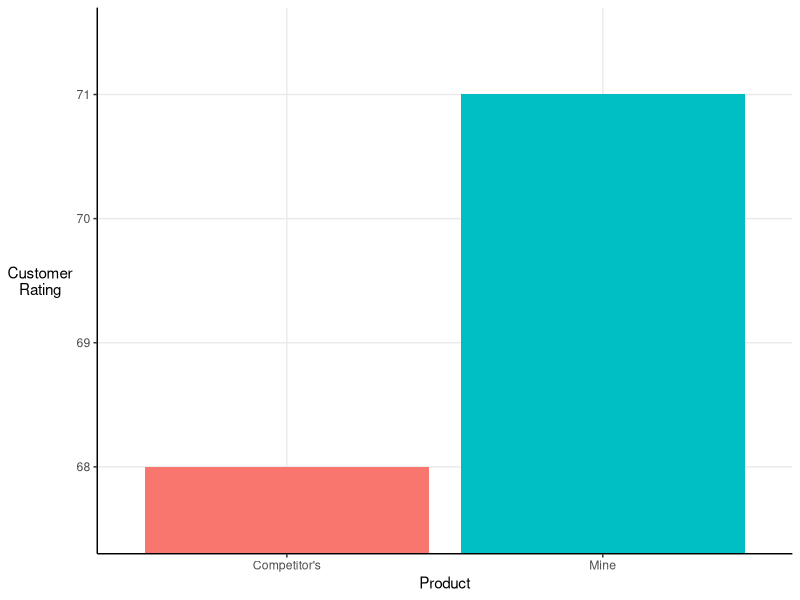
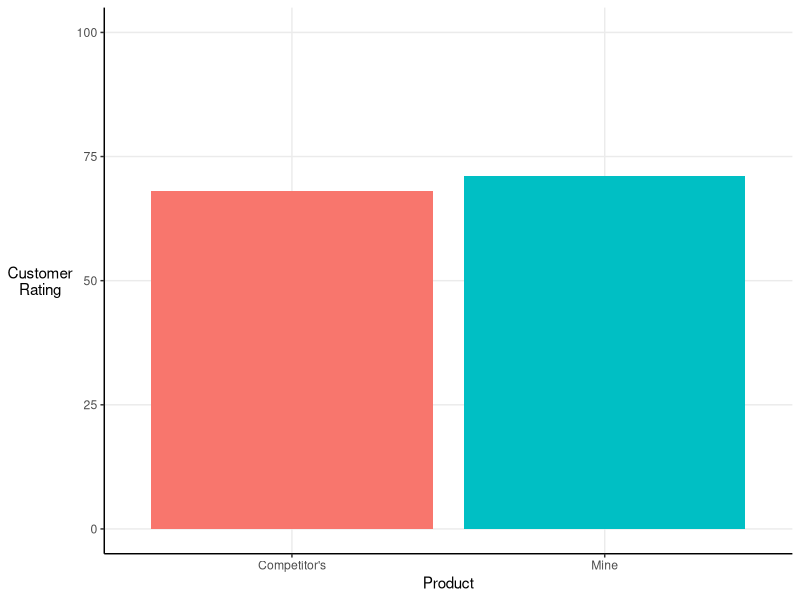
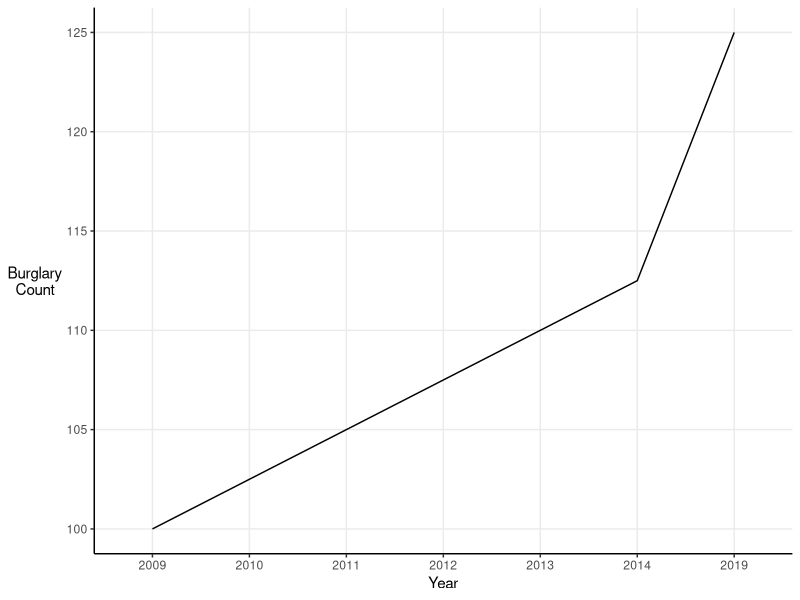
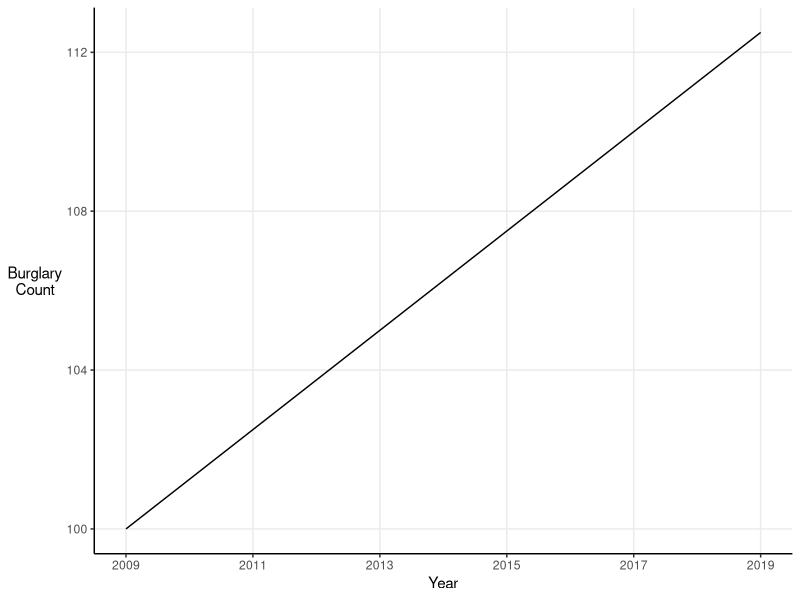
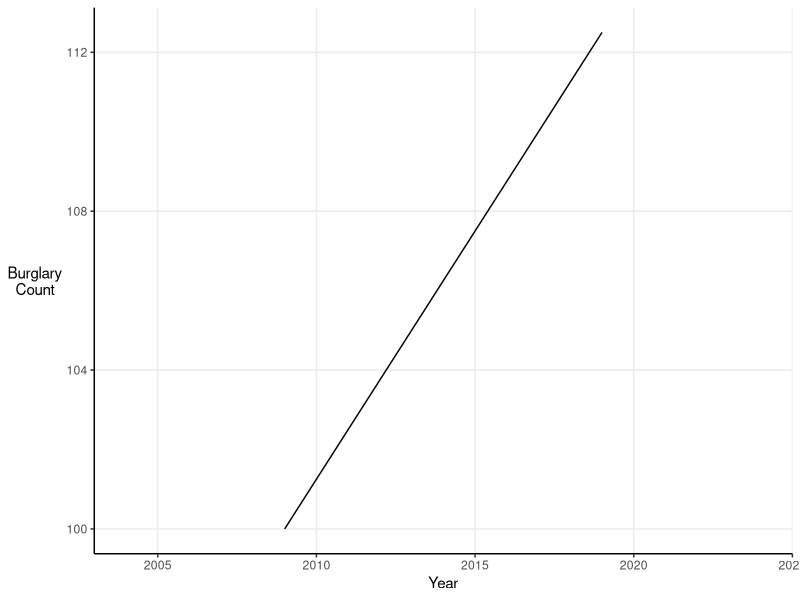
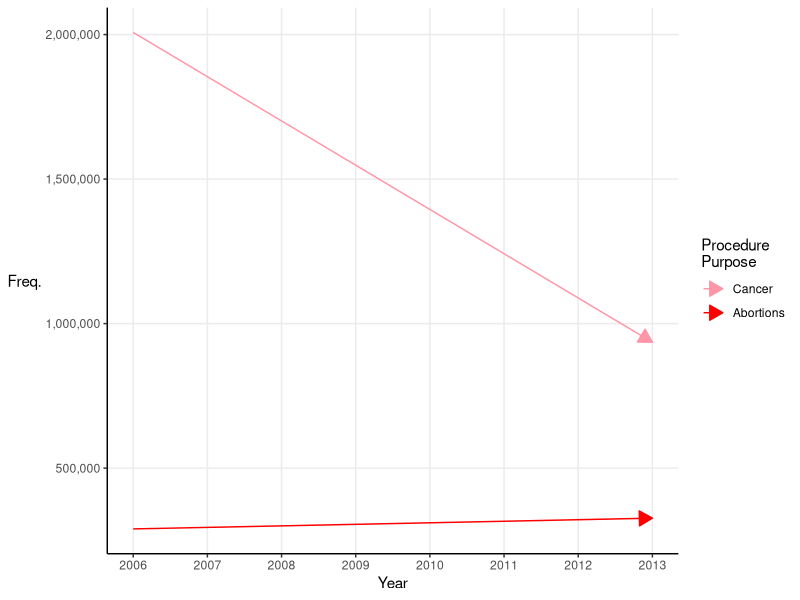
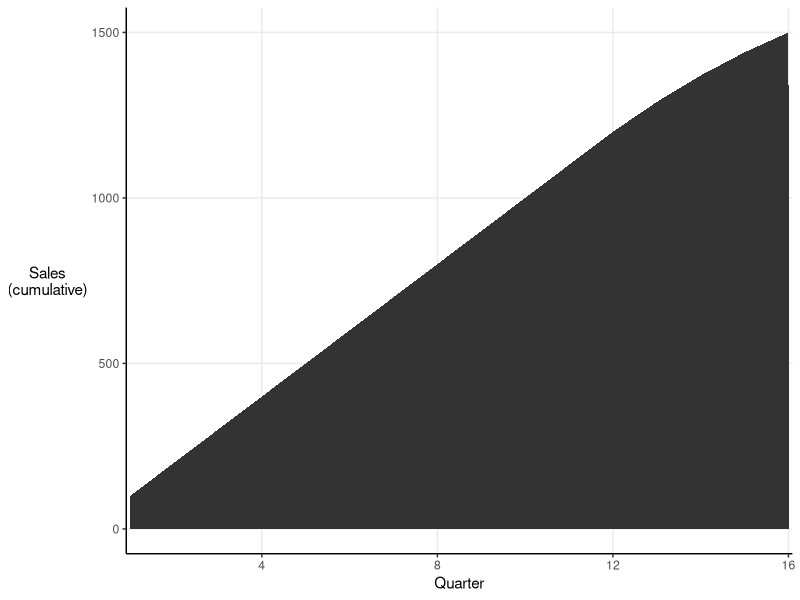
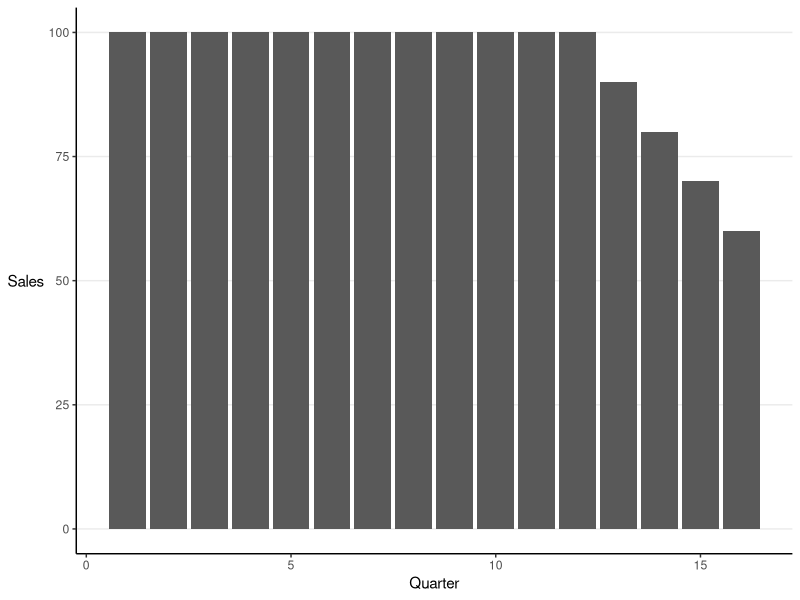

R code for these plots, in order:
## ---- chunk 1
knitr::opts_chunk$set(echo = TRUE, fig.align = "center", cache = T)

# Packages
library(tidyverse)
library(reshape2)

# Data
product_ratings <- tibble(Product = c("Mine", "Competitor's"),
                          mean_rating = c(71, 68))
quarterly_sales <- tibble(quarter = c(1:16),
                          sales = c(rep(100, 12), 90, 80, 70, 60),
                          cum_sales = cumsum(sales))
set.seed(23)
maths_test <- tibble(student = c(1:100), 
                     score = rnorm(100, 40, 20))
## ---- chunk 2
# Too high to count that high
2^34
## ---- chunk 3
# Bar chart with truncated y-axis
ggplot(product_ratings, aes(x = Product, y = mean_rating, fill = Product)) +
  geom_col() +
  scale_fill_discrete(guide = "none") +
  scale_y_continuous("Customer\nRating") +
  coord_cartesian(ylim = c(67.5, 71.5)) +
  theme_classic() +
  theme(axis.title.y = element_text(angle = 0, vjust = 0.5),
        panel.grid.major = element_line())
## ---- chunk 4
# Bar chart with truncated y-axis
ggplot(product_ratings, aes(x = Product, y = mean_rating, fill = Product)) +
  geom_col() +
  scale_fill_discrete(guide = "none") +
  scale_y_continuous("Customer\nRating", limits = c(0, 100)) +
  theme_classic() +
  theme(axis.title.y = element_text(angle = 0, vjust = 0.5),
        panel.grid.major = element_line())
## ---- chunk 5
# Discontinuous line graph
tibble(Year = c("2009", "2010", "2011", "2012", "2013", "2014", "2019"),
       burglary_count = c(100, 102.5, 105, 107.5, 110, 112.5, 125)) %>%
  ggplot(aes(x = Year, y = burglary_count)) +
  geom_line(group = 1) +
  scale_y_continuous("Burglary\nCount") +
  theme_classic() +
  theme(axis.title.y = element_text(angle = 0, vjust = 0.5),
        panel.grid.major = element_line())
## ---- chunk 6
# Regular x-axis line graph
tibble(Year = c(2009:2019), burglary_count = c(seq(100, 112.5, 1.25))) %>%
  ggplot(aes(x = Year, y = burglary_count)) +
  geom_line(group = 1) +
  scale_y_continuous("Burglary\nCount") +
  scale_x_continuous(breaks = c(2009, 2011, 2013, 2015, 2017, 2019)) +
  theme_classic() +
  theme(axis.title.y = element_text(angle = 0, vjust = 0.5),
        panel.grid.major = element_line())
## ---- chunk 7
# Elongated x-axis line graph
tibble(Year = c(2009:2019), burglary_count = c(seq(100, 112.5, 1.25))) %>%
  ggplot(aes(x = Year, y = burglary_count)) +
  geom_line(group = 1) +
  scale_y_continuous("Burglary\nCount") +
  coord_cartesian(xlim = c(2004, 2024)) +
  theme_classic() +
  theme(axis.title.y = element_text(angle = 0, vjust = 0.5),
        panel.grid.major = element_line())
## ---- chunk 8
# Correcting Chaffetz
tibble(Year = c(2006, 2013), 
       Cancer = c(2007371, 935573), 
       Abortions = c(289750, 327000)) %>%
  melt(id.vars = "Year") %>%
  ggplot(aes(x = Year, y = value, col = variable)) +
  geom_line(arrow = arrow(length = unit(0.15, "inches"), type = "closed")) +
  scale_y_continuous("Freq.", labels = scales::comma) +
  scale_x_continuous(breaks = c(2006:2013)) +
  scale_color_manual("Procedure\nPurpose",
                     values = c("Cancer" = "#FF96A7", "Abortions" = "red")) +
  theme_classic() +
  theme(axis.title.y = element_text(angle = 0, vjust = 0.5),
        panel.grid.major = element_line())
## ---- chunk 9
# Cumulative sales line graph
ggplot(quarterly_sales, aes(x = quarter, y = cum_sales)) +
  geom_area() +
  scale_y_continuous("Sales\n(cumulative)") +
  scale_x_continuous("Quarter", expand = c(0.005, 0)) +
  theme_classic() +
  theme(axis.title.y = element_text(angle = 0, vjust = 0.5),
        panel.grid.major = element_line())
## ---- chunk 10
# Quarterly sales bar chart 
ggplot(quarterly_sales, aes(x = quarter, y = sales)) +
  geom_col() +
  scale_y_continuous("Sales") +
  labs(x = "Quarter") +
  theme_classic() +
  theme(axis.title.y = element_text(angle = 0, vjust = 0.5),
        panel.grid.major.y = element_line())
## ---- chunk 11
# Histogram with favourable grouping
ggplot(maths_test, aes(x = score)) +
  geom_histogram(breaks = c(seq(10, 74, 4), 100)) +
  scale_y_continuous("Count") +
  scale_x_continuous("Score") +
  theme_classic() +
  theme(axis.title.y = element_text(angle = 0, vjust = 0.5),
        panel.grid.major = element_line())
## ---- chunk 12
# Histogram with fair grouping
ggplot(maths_test, aes(x = score)) +
  geom_histogram(bins = 25) +
  scale_y_continuous("Count") +
  scale_x_continuous("Score") +
  theme_classic() +
  theme(axis.title.y = element_text(angle = 0, vjust = 0.5),
        panel.grid.major = element_line())
